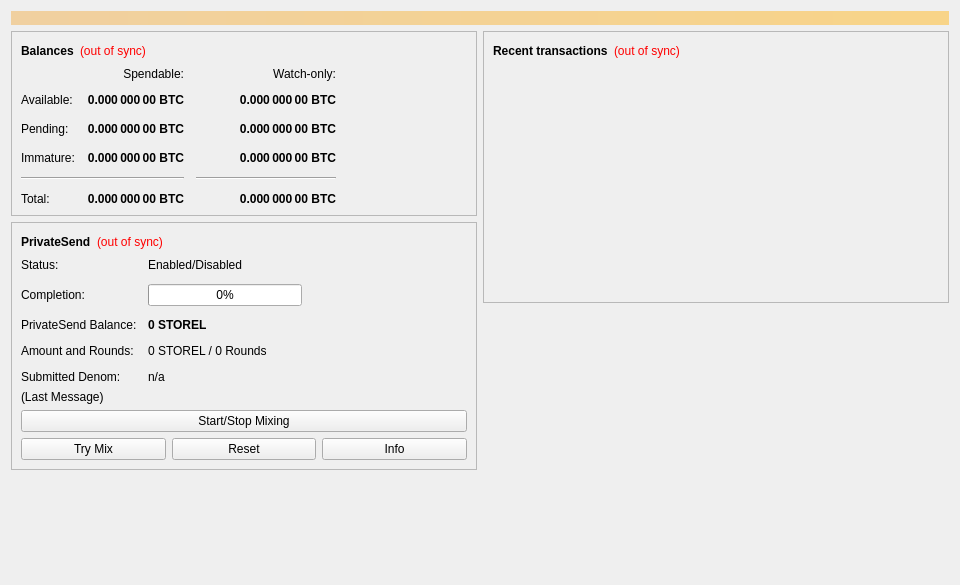
<?xml version="1.0" encoding="UTF-8"?>
<ui version="4.0">
 <class>OverviewPage</class>
 <widget class="QWidget" name="OverviewPage">
  <property name="geometry">
   <rect>
    <x>0</x>
    <y>0</y>
    <width>960</width>
    <height>585</height>
   </rect>
  </property>
  <property name="minimumSize">
   <size>
    <width>960</width>
    <height>0</height>
   </size>
  </property>
  <property name="windowTitle">
   <string>Form</string>
  </property>
  <layout class="QVBoxLayout" name="topLayout">
   <item>
    <widget class="QLabel" name="labelAlerts">
     <property name="visible">
      <bool>false</bool>
     </property>
     <property name="styleSheet">
      <string notr="true">QLabel { background-color: qlineargradient(x1: 0, y1: 0, x2: 1, y2: 0, stop:0 #F0D0A0, stop:1 #F8D488); color:#000000; }</string>
     </property>
     <property name="wordWrap">
      <bool>true</bool>
     </property>
     <property name="margin">
      <number>3</number>
     </property>
     <property name="textInteractionFlags">
      <set>Qt::TextSelectableByMouse</set>
     </property>
    </widget>
   </item>
   <item>
    <layout class="QHBoxLayout" name="horizontalLayout" stretch="1,1">
     <item>
      <layout class="QVBoxLayout" name="verticalLayout_2">
       <item>
        <widget class="QFrame" name="frame">
         <property name="frameShape">
          <enum>QFrame::StyledPanel</enum>
         </property>
         <property name="frameShadow">
          <enum>QFrame::Raised</enum>
         </property>
         <layout class="QVBoxLayout" name="verticalLayout_4">
          <item>
           <layout class="QHBoxLayout" name="horizontalLayout_4">
            <item>
             <widget class="QLabel" name="label_5">
              <property name="font">
               <font>
                <weight>75</weight>
                <bold>true</bold>
               </font>
              </property>
              <property name="text">
               <string>Balances</string>
              </property>
             </widget>
            </item>
            <item>
             <widget class="QLabel" name="labelWalletStatus">
              <property name="toolTip">
               <string>The displayed information may be out of date. Your wallet automatically synchronizes with the Storel network after a connection is established, but this process has not completed yet.</string>
              </property>
              <property name="styleSheet">
               <string notr="true">QLabel { color: red; }</string>
              </property>
              <property name="text">
               <string notr="true">(out of sync)</string>
              </property>
              <property name="alignment">
               <set>Qt::AlignLeading|Qt::AlignLeft|Qt::AlignVCenter</set>
              </property>
             </widget>
            </item>
            <item>
             <spacer name="horizontalSpacer_3">
              <property name="orientation">
               <enum>Qt::Horizontal</enum>
              </property>
              <property name="sizeHint" stdset="0">
               <size>
                <width>40</width>
                <height>20</height>
               </size>
              </property>
             </spacer>
            </item>
           </layout>
          </item>
          <item>
           <layout class="QGridLayout" name="gridLayout">
            <property name="spacing">
             <number>12</number>
            </property>
            <item row="2" column="2">
             <widget class="QLabel" name="labelWatchPending">
              <property name="font">
               <font>
                <weight>75</weight>
                <bold>true</bold>
               </font>
              </property>
              <property name="cursor">
               <cursorShape>IBeamCursor</cursorShape>
              </property>
              <property name="toolTip">
               <string>Unconfirmed transactions to watch-only addresses</string>
              </property>
              <property name="text">
               <string notr="true">0.000 000 00 BTC</string>
              </property>
              <property name="alignment">
               <set>Qt::AlignRight|Qt::AlignTrailing|Qt::AlignVCenter</set>
              </property>
              <property name="textInteractionFlags">
               <set>Qt::LinksAccessibleByMouse|Qt::TextSelectableByKeyboard|Qt::TextSelectableByMouse</set>
              </property>
             </widget>
            </item>
            <item row="2" column="1">
             <widget class="QLabel" name="labelUnconfirmed">
              <property name="font">
               <font>
                <weight>75</weight>
                <bold>true</bold>
               </font>
              </property>
              <property name="cursor">
               <cursorShape>IBeamCursor</cursorShape>
              </property>
              <property name="toolTip">
               <string>Total of transactions that have yet to be confirmed, and do not yet count toward the spendable balance</string>
              </property>
              <property name="text">
               <string notr="true">0.000 000 00 BTC</string>
              </property>
              <property name="alignment">
               <set>Qt::AlignRight|Qt::AlignTrailing|Qt::AlignVCenter</set>
              </property>
              <property name="textInteractionFlags">
               <set>Qt::LinksAccessibleByMouse|Qt::TextSelectableByKeyboard|Qt::TextSelectableByMouse</set>
              </property>
             </widget>
            </item>
            <item row="3" column="2">
             <widget class="QLabel" name="labelWatchImmature">
              <property name="font">
               <font>
                <weight>75</weight>
                <bold>true</bold>
               </font>
              </property>
              <property name="cursor">
               <cursorShape>IBeamCursor</cursorShape>
              </property>
              <property name="toolTip">
               <string>Mined balance in watch-only addresses that has not yet matured</string>
              </property>
              <property name="text">
               <string notr="true">0.000 000 00 BTC</string>
              </property>
              <property name="alignment">
               <set>Qt::AlignRight|Qt::AlignTrailing|Qt::AlignVCenter</set>
              </property>
              <property name="textInteractionFlags">
               <set>Qt::LinksAccessibleByMouse|Qt::TextSelectableByKeyboard|Qt::TextSelectableByMouse</set>
              </property>
             </widget>
            </item>
            <item row="4" column="0" colspan="2">
             <widget class="Line" name="lineSpendableBalance">
              <property name="orientation">
               <enum>Qt::Horizontal</enum>
              </property>
             </widget>
            </item>
            <item row="4" column="2">
             <widget class="Line" name="lineWatchBalance">
              <property name="sizePolicy">
               <sizepolicy hsizetype="Preferred" vsizetype="Fixed">
                <horstretch>0</horstretch>
                <verstretch>0</verstretch>
               </sizepolicy>
              </property>
              <property name="minimumSize">
               <size>
                <width>140</width>
                <height>0</height>
               </size>
              </property>
              <property name="orientation">
               <enum>Qt::Horizontal</enum>
              </property>
             </widget>
            </item>
            <item row="5" column="0">
             <widget class="QLabel" name="labelTotalText">
              <property name="text">
               <string>Total:</string>
              </property>
             </widget>
            </item>
            <item row="3" column="1">
             <widget class="QLabel" name="labelImmature">
              <property name="font">
               <font>
                <weight>75</weight>
                <bold>true</bold>
               </font>
              </property>
              <property name="cursor">
               <cursorShape>IBeamCursor</cursorShape>
              </property>
              <property name="toolTip">
               <string>Mined balance that has not yet matured</string>
              </property>
              <property name="text">
               <string notr="true">0.000 000 00 BTC</string>
              </property>
              <property name="alignment">
               <set>Qt::AlignRight|Qt::AlignTrailing|Qt::AlignVCenter</set>
              </property>
              <property name="textInteractionFlags">
               <set>Qt::LinksAccessibleByMouse|Qt::TextSelectableByKeyboard|Qt::TextSelectableByMouse</set>
              </property>
             </widget>
            </item>
            <item row="2" column="3">
             <spacer name="horizontalSpacer_2">
              <property name="orientation">
               <enum>Qt::Horizontal</enum>
              </property>
              <property name="sizeHint" stdset="0">
               <size>
                <width>40</width>
                <height>20</height>
               </size>
              </property>
             </spacer>
            </item>
            <item row="3" column="0">
             <widget class="QLabel" name="labelImmatureText">
              <property name="text">
               <string>Immature:</string>
              </property>
             </widget>
            </item>
            <item row="5" column="1">
             <widget class="QLabel" name="labelTotal">
              <property name="font">
               <font>
                <weight>75</weight>
                <bold>true</bold>
               </font>
              </property>
              <property name="cursor">
               <cursorShape>IBeamCursor</cursorShape>
              </property>
              <property name="toolTip">
               <string>Your current total balance</string>
              </property>
              <property name="text">
               <string notr="true">0.000 000 00 BTC</string>
              </property>
              <property name="alignment">
               <set>Qt::AlignRight|Qt::AlignTrailing|Qt::AlignVCenter</set>
              </property>
              <property name="textInteractionFlags">
               <set>Qt::LinksAccessibleByMouse|Qt::TextSelectableByKeyboard|Qt::TextSelectableByMouse</set>
              </property>
             </widget>
            </item>
            <item row="5" column="2">
             <widget class="QLabel" name="labelWatchTotal">
              <property name="font">
               <font>
                <weight>75</weight>
                <bold>true</bold>
               </font>
              </property>
              <property name="cursor">
               <cursorShape>IBeamCursor</cursorShape>
              </property>
              <property name="toolTip">
               <string>Current total balance in watch-only addresses</string>
              </property>
              <property name="text">
               <string notr="true">0.000 000 00 BTC</string>
              </property>
              <property name="alignment">
               <set>Qt::AlignRight|Qt::AlignTrailing|Qt::AlignVCenter</set>
              </property>
              <property name="textInteractionFlags">
               <set>Qt::LinksAccessibleByMouse|Qt::TextSelectableByKeyboard|Qt::TextSelectableByMouse</set>
              </property>
             </widget>
            </item>
            <item row="0" column="2">
             <widget class="QLabel" name="labelWatchonly">
              <property name="text">
               <string>Watch-only:</string>
              </property>
              <property name="alignment">
               <set>Qt::AlignRight|Qt::AlignTrailing|Qt::AlignVCenter</set>
              </property>
             </widget>
            </item>
            <item row="1" column="0">
             <widget class="QLabel" name="labelBalanceText">
              <property name="text">
               <string>Available:</string>
              </property>
             </widget>
            </item>
            <item row="1" column="1">
             <widget class="QLabel" name="labelBalance">
              <property name="font">
               <font>
                <weight>75</weight>
                <bold>true</bold>
               </font>
              </property>
              <property name="cursor">
               <cursorShape>IBeamCursor</cursorShape>
              </property>
              <property name="toolTip">
               <string>Your current spendable balance</string>
              </property>
              <property name="text">
               <string notr="true">0.000 000 00 BTC</string>
              </property>
              <property name="alignment">
               <set>Qt::AlignRight|Qt::AlignTrailing|Qt::AlignVCenter</set>
              </property>
              <property name="textInteractionFlags">
               <set>Qt::LinksAccessibleByMouse|Qt::TextSelectableByKeyboard|Qt::TextSelectableByMouse</set>
              </property>
             </widget>
            </item>
            <item row="1" column="2">
             <widget class="QLabel" name="labelWatchAvailable">
              <property name="font">
               <font>
                <weight>75</weight>
                <bold>true</bold>
               </font>
              </property>
              <property name="cursor">
               <cursorShape>IBeamCursor</cursorShape>
              </property>
              <property name="toolTip">
               <string>Your current balance in watch-only addresses</string>
              </property>
              <property name="text">
               <string notr="true">0.000 000 00 BTC</string>
              </property>
              <property name="alignment">
               <set>Qt::AlignRight|Qt::AlignTrailing|Qt::AlignVCenter</set>
              </property>
              <property name="textInteractionFlags">
               <set>Qt::LinksAccessibleByMouse|Qt::TextSelectableByKeyboard|Qt::TextSelectableByMouse</set>
              </property>
             </widget>
            </item>
            <item row="2" column="0">
             <widget class="QLabel" name="labelPendingText">
              <property name="text">
               <string>Pending:</string>
              </property>
             </widget>
            </item>
            <item row="0" column="1">
             <widget class="QLabel" name="labelSpendable">
              <property name="text">
               <string>Spendable:</string>
              </property>
              <property name="alignment">
               <set>Qt::AlignRight|Qt::AlignTrailing|Qt::AlignVCenter</set>
              </property>
             </widget>
            </item>
           </layout>
          </item>
         </layout>
        </widget>
       </item>
       <item>
        <widget class="QFrame" name="framePrivateSend">
         <property name="layoutDirection">
          <enum>Qt::LeftToRight</enum>
         </property>
         <property name="frameShape">
          <enum>QFrame::StyledPanel</enum>
         </property>
         <property name="frameShadow">
          <enum>QFrame::Raised</enum>
         </property>
         <layout class="QVBoxLayout" name="VerticalLayout_PS1">
          <item>
           <layout class="QHBoxLayout" name="horizontalLayout_5">
            <item>
             <widget class="QLabel" name="labelPrivateSendHeader">
              <property name="font">
               <font>
                <weight>75</weight>
                <bold>true</bold>
               </font>
              </property>
              <property name="text">
               <string>PrivateSend</string>
              </property>
             </widget>
            </item>
            <item>
             <widget class="QLabel" name="labelPrivateSendSyncStatus">
              <property name="toolTip">
               <string>The displayed information may be out of date. Your wallet automatically synchronizes with the Storel network after a connection is established, but this process has not completed yet.</string>
              </property>
              <property name="styleSheet">
               <string notr="true">QLabel { color: red; }</string>
              </property>
              <property name="text">
               <string notr="true">(out of sync)</string>
              </property>
              <property name="alignment">
               <set>Qt::AlignLeading|Qt::AlignLeft|Qt::AlignVCenter</set>
              </property>
             </widget>
            </item>
            <item>
             <spacer name="horizontalSpacer_4">
              <property name="orientation">
               <enum>Qt::Horizontal</enum>
              </property>
              <property name="sizeHint" stdset="0">
               <size>
                <width>40</width>
                <height>20</height>
               </size>
              </property>
             </spacer>
            </item>
           </layout>
          </item>
          <item>
           <layout class="QFormLayout" name="privateSendFormLayout">
            <property name="fieldGrowthPolicy">
             <enum>QFormLayout::AllNonFixedFieldsGrow</enum>
            </property>
            <property name="horizontalSpacing">
             <number>11</number>
            </property>
            <property name="verticalSpacing">
             <number>12</number>
            </property>
            <item row="0" column="0">
             <widget class="QLabel" name="labelPrivateSendEnabledText">
              <property name="text">
               <string>Status:</string>
              </property>
             </widget>
            </item>
            <item row="0" column="1">
             <widget class="QLabel" name="labelPrivateSendEnabled">
              <property name="text">
               <string>Enabled/Disabled</string>
              </property>
             </widget>
            </item>
            <item row="1" column="0">
             <widget class="QLabel" name="labelCompletitionText">
              <property name="text">
               <string>Completion:</string>
              </property>
             </widget>
            </item>
            <item row="1" column="1">
             <widget class="QProgressBar" name="privateSendProgress">
              <property name="maximumSize">
               <size>
                <width>154</width>
                <height>16777215</height>
               </size>
              </property>
              <property name="value">
               <number>0</number>
              </property>
             </widget>
            </item>
            <item row="2" column="0">
             <widget class="QLabel" name="labelAnonymizedText">
              <property name="text">
               <string>PrivateSend Balance:</string>
              </property>
             </widget>
            </item>
            <item row="2" column="1">
             <widget class="QLabel" name="labelAnonymized">
              <property name="font">
               <font>
                <weight>75</weight>
                <bold>true</bold>
               </font>
              </property>
              <property name="text">
               <string notr="true">0 STOREL</string>
              </property>
             </widget>
            </item>
            <item row="3" column="0">
             <widget class="QLabel" name="labelAmountAndRoundsText">
              <property name="text">
               <string>Amount and Rounds:</string>
              </property>
             </widget>
            </item>
            <item row="3" column="1">
             <widget class="QLabel" name="labelAmountRounds">
              <property name="text">
               <string>0 STOREL / 0 Rounds</string>
              </property>
             </widget>
            </item>
            <item row="4" column="0">
             <widget class="QLabel" name="labelSubmittedDenomText">
              <property name="text">
               <string>Submitted Denom:</string>
              </property>
             </widget>
            </item>
            <item row="4" column="1">
             <widget class="QLabel" name="labelSubmittedDenom">
              <property name="toolTip">
               <string>The denominations you submitted to the Masternode.&lt;br&gt;To mix, other users must submit the exact same denominations.</string>
              </property>
              <property name="text">
               <string>n/a</string>
              </property>
             </widget>
            </item>
           </layout>
          </item>
          <item>
           <layout class="QVBoxLayout" name="VerticalLayout_PS">
            <item>
             <widget class="QLabel" name="labelPrivateSendLastMessage">
              <property name="text">
               <string>(Last Message)</string>
              </property>
              <property name="alignment">
               <set>Qt::AlignLeading|Qt::AlignLeft|Qt::AlignTop</set>
              </property>
              <property name="wordWrap">
               <bool>true</bool>
              </property>
             </widget>
            </item>
            <item>
             <widget class="QPushButton" name="togglePrivateSend">
              <property name="sizePolicy">
               <sizepolicy hsizetype="MinimumExpanding" vsizetype="Fixed">
                <horstretch>0</horstretch>
                <verstretch>0</verstretch>
               </sizepolicy>
              </property>
              <property name="text">
               <string>Start/Stop Mixing</string>
              </property>
             </widget>
            </item>
            <item>
             <layout class="QHBoxLayout" name="horizontalLayout_debugbuttons">
              <item>
               <widget class="QPushButton" name="privateSendAuto">
                <property name="sizePolicy">
                 <sizepolicy hsizetype="MinimumExpanding" vsizetype="Fixed">
                  <horstretch>0</horstretch>
                  <verstretch>0</verstretch>
                 </sizepolicy>
                </property>
                <property name="toolTip">
                 <string>Try to manually submit a PrivateSend request.</string>
                </property>
                <property name="text">
                 <string>Try Mix</string>
                </property>
               </widget>
              </item>
              <item>
               <widget class="QPushButton" name="privateSendReset">
                <property name="sizePolicy">
                 <sizepolicy hsizetype="MinimumExpanding" vsizetype="Fixed">
                  <horstretch>0</horstretch>
                  <verstretch>0</verstretch>
                 </sizepolicy>
                </property>
                <property name="toolTip">
                 <string>Reset the current status of PrivateSend (can interrupt PrivateSend if it's in the process of Mixing, which can cost you money!)</string>
                </property>
                <property name="autoFillBackground">
                 <bool>false</bool>
                </property>
                <property name="text">
                 <string>Reset</string>
                </property>
               </widget>
              </item>
              <item>
               <widget class="QPushButton" name="privateSendInfo">
                <property name="sizePolicy">
                 <sizepolicy hsizetype="MinimumExpanding" vsizetype="Fixed">
                  <horstretch>0</horstretch>
                  <verstretch>0</verstretch>
                 </sizepolicy>
                </property>
                <property name="toolTip">
                 <string>Information about PrivateSend and Mixing</string>
                </property>
                <property name="text">
                 <string>Info</string>
                </property>
               </widget>
              </item>
             </layout>
            </item>
           </layout>
          </item>
         </layout>
        </widget>
       </item>
       <item>
        <spacer name="verticalSpacer">
         <property name="orientation">
          <enum>Qt::Vertical</enum>
         </property>
         <property name="sizeHint" stdset="0">
          <size>
           <width>20</width>
           <height>40</height>
          </size>
         </property>
        </spacer>
       </item>
      </layout>
     </item>
     <item>
      <layout class="QVBoxLayout" name="verticalLayout_3">
       <item>
        <widget class="QFrame" name="frame_2">
         <property name="frameShape">
          <enum>QFrame::StyledPanel</enum>
         </property>
         <property name="frameShadow">
          <enum>QFrame::Raised</enum>
         </property>
         <layout class="QVBoxLayout" name="verticalLayout">
          <item>
           <layout class="QHBoxLayout" name="horizontalLayout_2">
            <item>
             <widget class="QLabel" name="label_4">
              <property name="font">
               <font>
                <weight>75</weight>
                <bold>true</bold>
               </font>
              </property>
              <property name="text">
               <string>Recent transactions</string>
              </property>
             </widget>
            </item>
            <item>
             <widget class="QLabel" name="labelTransactionsStatus">
              <property name="toolTip">
               <string>The displayed information may be out of date. Your wallet automatically synchronizes with the Storel network after a connection is established, but this process has not completed yet.</string>
              </property>
              <property name="styleSheet">
               <string notr="true">QLabel { color: red; }</string>
              </property>
              <property name="text">
               <string notr="true">(out of sync)</string>
              </property>
              <property name="alignment">
               <set>Qt::AlignLeading|Qt::AlignLeft|Qt::AlignVCenter</set>
              </property>
             </widget>
            </item>
            <item>
             <spacer name="horizontalSpacer">
              <property name="orientation">
               <enum>Qt::Horizontal</enum>
              </property>
              <property name="sizeHint" stdset="0">
               <size>
                <width>40</width>
                <height>20</height>
               </size>
              </property>
             </spacer>
            </item>
           </layout>
          </item>
          <item>
           <widget class="QListView" name="listTransactions">
            <property name="styleSheet">
             <string notr="true">QListView { background: transparent; }</string>
            </property>
            <property name="frameShape">
             <enum>QFrame::NoFrame</enum>
            </property>
            <property name="verticalScrollBarPolicy">
             <enum>Qt::ScrollBarAlwaysOff</enum>
            </property>
            <property name="horizontalScrollBarPolicy">
             <enum>Qt::ScrollBarAlwaysOff</enum>
            </property>
            <property name="selectionMode">
             <enum>QAbstractItemView::NoSelection</enum>
            </property>
           </widget>
          </item>
         </layout>
        </widget>
       </item>
       <item>
        <spacer name="verticalSpacer_2">
         <property name="orientation">
          <enum>Qt::Vertical</enum>
         </property>
         <property name="sizeHint" stdset="0">
          <size>
           <width>20</width>
           <height>40</height>
          </size>
         </property>
        </spacer>
       </item>
      </layout>
     </item>
    </layout>
   </item>
  </layout>
 </widget>
 <resources/>
 <connections/>
</ui>
